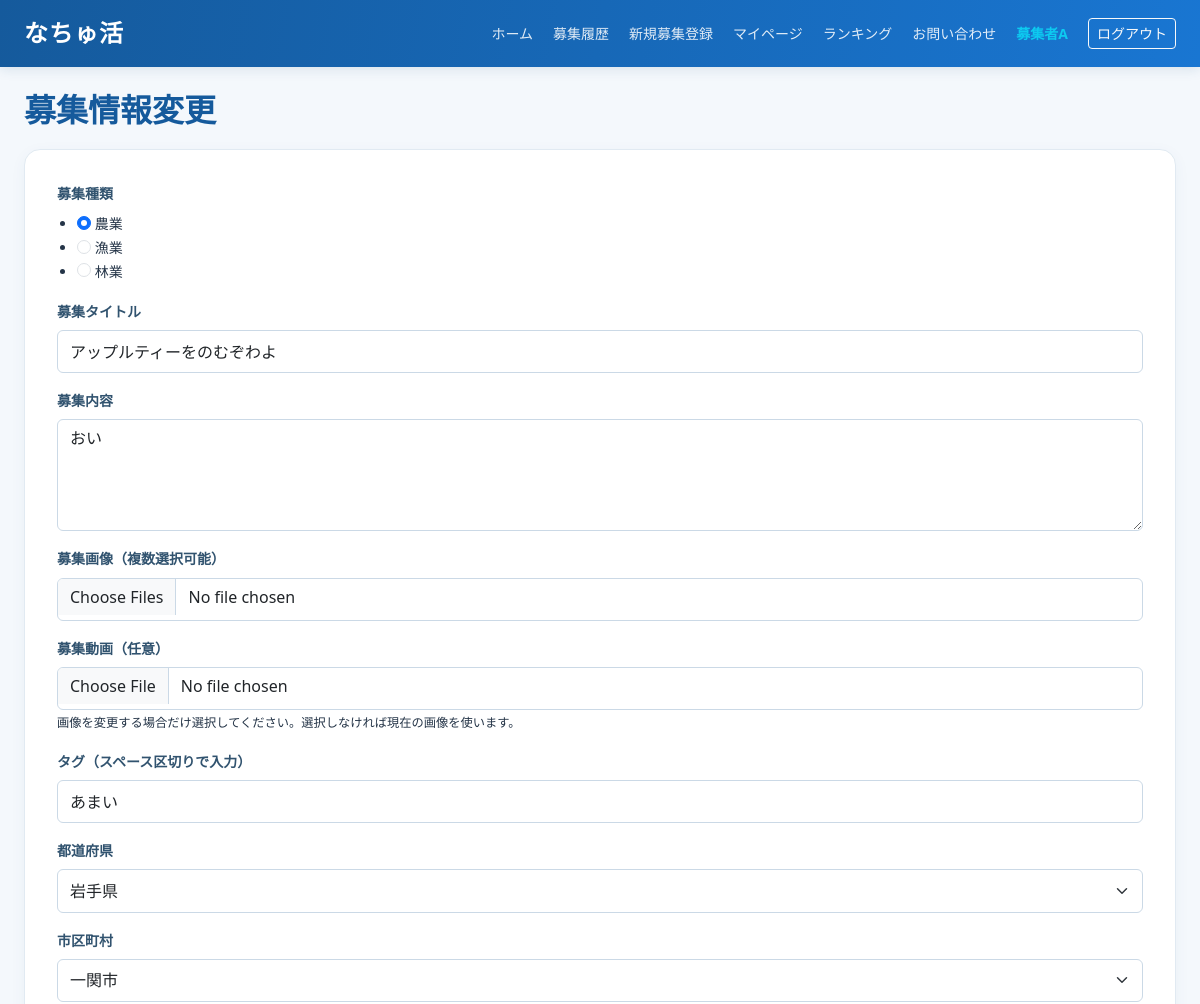
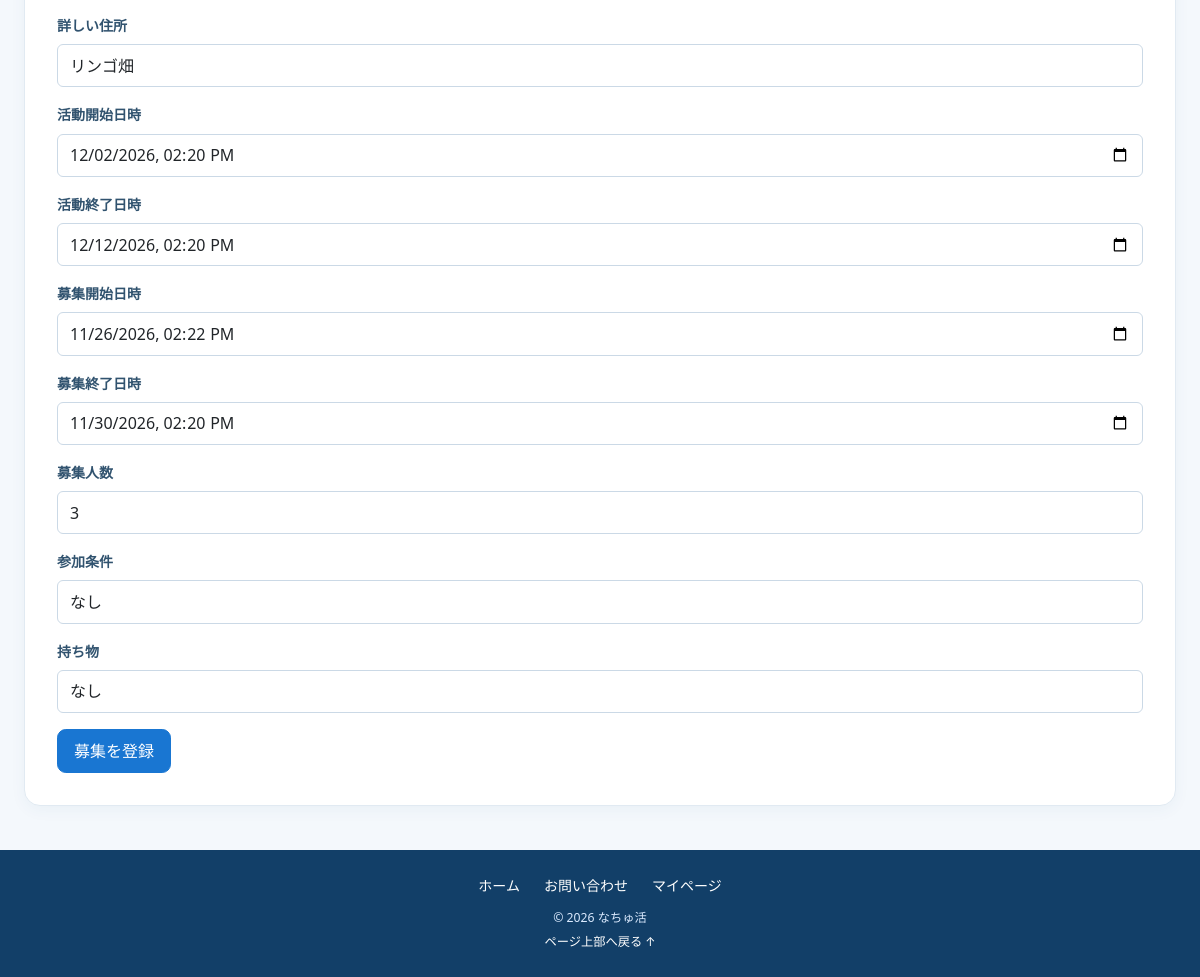
/recruitment_update/1 (signed in), run on the app's committed database (2 pictures, top to bottom).
### apps/crud/models.py (models this page shows, shortened)
class User(db.Model, UserMixin):
    __tablename__ = "users"
    id = db.Column(db.Integer, primary_key=True)
    username = db.Column(db.String, nullable=False)
    nickname = db.Column(db.String, nullable=False)
    age = db.Column(db.Integer, nullable=False)
    email = db.Column(db.String, nullable=False)
    password_hash = db.Column(db.String, nullable=False)
    phone_number = db.Column(db.String(11), nullable=False)
    role = db.Column(db.Integer, nullable=False)
    is_approved = db.Column(db.Boolean,nullable=False,default=True,server_default="1")
    create_at = db.Column(db.DateTime, nullable=False, default=datetime.now)
    update_at = db.Column(db.DateTime, nullable=False, default=datetime.now, onupdate=datetime.now)
    title_id = db.Column(db.Integer,db.ForeignKey("titles.id"))  # FK
    tanks_point = db.Column(db.Integer, nullable=False, default=0)
    ranking_id = db.Column(db.Integer)
    group_name = db.Column(db.String, nullable=False)
    representative_name = db.Column(db.String, nullable=False)
    contact_email = db.Column(db.String, nullable=False)
    group_type = db.Column(db.String, nullable=False)
    title = db.relationship("Title", lazy="joined")
    @property
    def usertitle(self):
        return self.title.title_name if self.title else ""
    recruitments = db.relationship("Recruitment", back_populates="user", cascade="all, delete-orphan")
    likes = db.relationship("Like", back_populates="user", cascade="all, delete-orphan")
    search_histories = db.relationship("SearchHistory", back_populates="user", cascade="all, delete-orphan")
    participation_histories = db.relationship("ParticipationHistory", back_populates="user", cascade="all, delete-orphan")
    recruitment_histories = db.relationship("RecruitmentHistory", back_populates="user", cascade="all, delete-orphan")
    view_histories = db.relationship("ViewHistory", back_populates="user", cascade="all, delete-orphan")
    active_messages = db.relationship("ActiveMessage", back_populates="user", cascade="all, delete-orphan")
    @property
    def password(self):
        raise AttributeError("読み取り不可")

### apps/natyukatu/models.py (models this page shows)
class Recruitment(db.Model):
    __tablename__ = "recruitments"
    id = db.Column(db.Integer, primary_key=True)
    user_id = db.Column(db.Integer, db.ForeignKey("users.id"), nullable=False)
    title = db.Column(db.String, nullable=False)
    description = db.Column(db.String, nullable=False)
    location_prefecture = db.Column(db.String, nullable=False)
    location_city = db.Column(db.String, nullable=False)
    location_detail = db.Column(db.String, nullable=False)
    start_at = db.Column(db.DateTime, nullable=False)
    end_at = db.Column(db.DateTime, nullable=False)
    application_start_at = db.Column(db.DateTime, nullable=False)
    application_end_at = db.Column(db.DateTime, nullable=False)
    capacity = db.Column(db.Integer, nullable=False)
    eligibility = db.Column(db.String, nullable=False)
    required_items = db.Column(db.String, nullable=False)
    status = db.Column(db.String, nullable=False)
    created_at = db.Column(db.DateTime, nullable=False, default=datetime.now)
    updated_at = db.Column(db.DateTime, default=datetime.now, onupdate=datetime.now)
    photo = db.Column(db.LargeBinary, nullable=True)
    photo_mimetype = db.Column(db.String(50), nullable=True)
    video = db.Column(db.LargeBinary, nullable=True)
    video_mimetype = db.Column(db.String(50), nullable=True)
    user = db.relationship("User", back_populates="recruitments")
    likes = db.relationship("Like", back_populates="recruitment", cascade="all, delete-orphan")
    view_histories = db.relationship("ViewHistory", back_populates="recruitment", cascade="all, delete-orphan")
    tags = db.relationship("Tag", back_populates="recruitment", cascade="all, delete-orphan")
    search_histories = db.relationship("SearchHistory", back_populates="recruitment", cascade="all, delete-orphan")
    participation_histories = db.relationship("ParticipationHistory", back_populates="recruitment", cascade="all, delete-orphan")
    recruitment_histories = db.relationship("RecruitmentHistory", back_populates="recruitment", cascade="all, delete-orphan")
    images = db.relationship(
        "RecruitmentImage",
        back_populates="recruitment",
        cascade="all, delete-orphan",
        order_by="RecruitmentImage.display_order"
    )
    active_messages = db.relationship("ActiveMessage", back_populates="recruitment", cascade="all, delete-orphan")

### apps/natyukatu/views.py (the view)
@dt.route(
    "/recruitment_update/<recruitment_id>",
    methods=["GET", "POST"]
)
@login_required
def recruitment_update(recruitment_id):
    recruitment = get_recruitment(recruitment_id)
    if recruitment.user_id != get_user_id():
        abort(403)
    form = RecruitmentUpdateForm()
    prefecture_tags = RecruitmentTag.query.filter_by(tag_kinds=3).all()
    form.location_prefecture.choices = [("", "選択してください")] + [
        (tag.tag_name, tag.tag_name)
        for tag in prefecture_tags
    ]
    city_tags = RecruitmentTag.query.filter_by(tag_kinds=4).all()
    form.location_city.choices = [("", "選択してください")] + [
        (tag.tag_name, tag.tag_name)
        for tag in city_tags
    ]
    if form.validate_on_submit():
        selected_pref = form.location_prefecture.data or "岩手県"
        selected_city = form.location_city.data
        recruitment.title = form.title.data
        recruitment.description = form.description.data
        update_photos = [
            photo for photo in (form.photo.data or [])
            if photo and getattr(photo, "filename", "")
        ]
        if update_photos:
            allowed_extensions = {"jpg", "jpeg", "png"}
            for photo in update_photos:
                extension = photo.filename.rsplit(".", 1)[-1].lower()
                if extension not in allowed_extensions:
                    flash("画像はjpg、jpeg、png形式で選択してください")
                    return render_template("natyukatu/recruitment_update.html", form=form, recruitment=recruitment)
            recruitment.photo = update_photos[0].read()
            recruitment.photo_mimetype = update_photos[0].mimetype or "image/jpeg"
            RecruitmentImage.query.filter_by(recruitment_id=recruitment.id).delete()
            for index, photo in enumerate(update_photos[1:], start=1):
                db.session.add(RecruitmentImage(
                    recruitment_id=recruitment.id,
                    image_data=photo.read(),
                    mimetype=photo.mimetype or "image/jpeg",
                    display_order=index
                ))
        if form.video.data and form.video.data.filename:
            extension = form.video.data.filename.rsplit(".", 1)[-1].lower()
            if extension not in {"mp4", "webm"}:
                flash("動画はMP4またはWebM形式を選択してください")
                return render_template("natyukatu/recruitment_update.html", form=form, recruitment=recruitment)
            recruitment.video = form.video.data.read()
            recruitment.video_mimetype = form.video.data.mimetype or "video/mp4"
        recruitment.location_prefecture = selected_pref
        recruitment.location_city = selected_city
        recruitment.location_detail = form.location_detail.data
        recruitment.start_at = form.start_at.data
        recruitment.end_at = form.end_at.data
        recruitment.application_start_at = form.application_start_at.data
        recruitment.application_end_at = form.application_end_at.data
        recruitment.capacity = form.capacity.data
        recruitment.eligibility = form.eligibility.data
        recruitment.required_items = form.required_items.data
        Tag.query.filter_by(recruitment_id=recruitment.id).delete()
        selected_kind = form.kind.data.lstrip("#") if form.kind.data else ""
        if selected_kind:
            selected_kind_obj = RecruitmentTag.query.filter_by(
                tag_name=selected_kind,
                tag_kinds=1
            ).first()
            if selected_kind_obj:
                db.session.add(Tag(
                    tag_id=selected_kind_obj.id,
                    recruitment_id=recruitment.id
                ))
        pref_tag = RecruitmentTag.query.filter_by(
            tag_name=selected_pref,
            tag_kinds=3
        ).first()
        if pref_tag:
            db.session.add(Tag(
                tag_id=pref_tag.id,
                recruitment_id=recruitment.id
            ))
        city_tag = RecruitmentTag.query.filter_by(
            tag_name=selected_city,
            tag_kinds=4
        ).first()
        if city_tag:
            db.session.add(Tag(
                tag_id=city_tag.id,
                recruitment_id=recruitment.id
            ))
        raw_tags = set(form.tag.data.replace(" ", " ").strip().split()) if form.tag.data else set()
        for raw_tag in raw_tags:
            tag_name = raw_tag.lstrip("#").strip()
            if not tag_name:
                continue
            tag_obj = RecruitmentTag.query.filter_by(tag_name=tag_name).first()
            if not tag_obj:
                tag_obj = RecruitmentTag(tag_name=tag_name, tag_kinds=2)
                db.session.add(tag_obj)
                db.session.flush()
            db.session.add(Tag(
                tag_id=tag_obj.id,
                recruitment_id=recruitment.id
            ))
        db.session.commit()
        flash("募集情報を更新しました")
        return redirect(url_for("natyukatu.recruitment_history"))
    elif request.method == "GET":
        form.title.data = recruitment.title
        form.description.data = recruitment.description
        form.location_prefecture.data = recruitment.location_prefecture or "岩手県"
        form.location_city.data = recruitment.location_city
        form.location_detail.data = recruitment.location_detail
        form.start_at.data = recruitment.start_at
        form.end_at.data = recruitment.end_at
        form.application_start_at.data = recruitment.application_start_at
        form.application_end_at.data = recruitment.application_end_at
        form.capacity.data = recruitment.capacity
        form.eligibility.data = recruitment.eligibility
        form.required_items.data = recruitment.required_items
        associated_tags = (
            RecruitmentTag.query
            .join(Tag)
            .filter(Tag.recruitment_id == recruitment.id)
            .all()
        )
        kind_tag = next((t for t in associated_tags if t.tag_kinds == 1), None)
        if kind_tag:
            form.kind.data = f"#{kind_tag.tag_name}"
        free_tags = [t.tag_name for t in associated_tags if t.tag_kinds == 2]
        form.tag.data = " ".join(free_tags)
    return render_template(
        "natyukatu/recruitment_update.html",
        form=form,
        recruitment=recruitment
    )

### apps/natyukatu/templates/natyukatu/recruitment_update.html (shortened to what this page needs)
{% extends "natyukatu/base.html" %}
{% block content %}
<section class="page-heading">
  <h1>募集情報変更</h1>
</section>
<form class="form-panel" action="" method="post" enctype="multipart/form-data">
  {% for field in [
    form.kind,
    form.title,
    form.description,
    form.photo,
    form.video,
    form.tag,
    form.location_prefecture,
    form.location_city,
    form.location_detail,
    form.start_at,
    form.end_at,
    form.application_start_at,
    form.application_end_at,
    form.capacity,
    form.eligibility,
    form.required_items
  ] %}
    <div class="form-row">
      {{ field.label(class_="form-label") }}
      {% if field.type == "FileField" %}
        {{ field(class_="form-control", accept=".jpg,.jpeg,.png") }}
        <small>画像を変更する場合だけ選択してください。選択しなければ現在の画像を使います。</small>
      {% elif field.type == "TextAreaField" %}
        {{ field(class_="form-control") }}
      {% elif field.type == "RadioField" %}
        <div class="radio-group">
          {{ field(class_="form-radio") }}
        </div>
      {% else %}
        {{ field(class_="form-control") }}
      {% endif %}
    </div>
  {% endfor %}
  <div class="form-actions">
    {{ form.submit(class_="button primary-button") }}
  </div>
</form>
{% endblock %}

### apps/natyukatu/templates/natyukatu/base.html (shortened to what this page needs)
<!DOCTYPE html>
<html lang="ja">
<head>
  <link href="https://cdn.jsdelivr.net/npm/bootstrap@5.3.8/dist/css/bootstrap.min.css" rel="stylesheet">
  <link rel="stylesheet" href="{{ url_for('static', filename='css/natyukatu_base.css') }}">
</head>
<body class="d-flex flex-column min-vh-100">
<nav class="navbar navbar-expand-xl navbar-dark site-navbar sticky-top">
  <div class="container-fluid container-xxl px-3 px-lg-4">
    <a class="navbar-brand fw-bold fs-4" href="{{ url_for('natyukatu.top') }}">なちゅ活</a>
    <div class="collapse navbar-collapse" id="siteMenu">
      <ul class="navbar-nav ms-auto align-items-xl-center gap-xl-1 py-2 py-xl-0">
        <li class="nav-item"><a class="nav-link" href="{{ url_for('natyukatu.top') }}">ホーム</a></li>
        {% if current_user.is_authenticated %}
          {% if current_user.role == 3 %}
            <li class="nav-item"><a class="nav-link" href="{{ url_for('natyukatu.participation_history') }}">参加履歴
              {% if has_unread_messages %}
                <span class="badge rounded-pill text-bg-danger">新着</span>
              {% endif %}
            </a></li>
          {% elif current_user.role == 2 %}
            <li class="nav-item"><a class="nav-link" href="{{ url_for('natyukatu.recruitment_history') }}">募集履歴
            </a></li>
            {% if current_user.is_approved %}
              <li class="nav-item"><a class="nav-link" href="{{ url_for('natyukatu.recruitment_register') }}">新規募集登録</a></li>
            {% endif %}
          {% elif current_user.role == 1 %}
            <li class="nav-item"><a class="nav-link" href="{{ url_for('natyukatu.admin') }}">管理画面</a></li>
          {% endif %}
          <li class="nav-item"><a class="nav-link" href="{{ url_for('natyukatu.userDetail') }}">マイページ</a></li>
        {% else %}
          <li class="nav-item"><a class="nav-link" href="{{ url_for('auth.signup') }}">新規登録</a></li>
          <li class="nav-item"><a class="nav-link" href="{{ url_for('auth.login') }}">ログイン</a></li>
        {% endif %}
        <li class="nav-item"><a class="nav-link" href="{{ url_for('natyukatu.ranking') }}">ランキング</a></li>
        <li class="nav-item"><a class="nav-link" href="{{ url_for('natyukatu.contact') }}">お問い合わせ</a></li>
        {% if current_user.is_authenticated %}
          <li class="nav-item"><span class="nav-link text-info fw-semibold">{{ current_user.username }}</span></li>
          <li class="nav-item"><a class="btn btn-outline-light btn-sm ms-xl-2 mt-2 mt-xl-0" href="{{ url_for('auth.logout') }}">ログアウト</a></li>
        {% endif %}
      </ul>
    </div>
  </div>
</nav>
<main class="container-fluid container-xxl flex-grow-1 py-4 px-3 px-md-4">
  {% block content %}{% endblock %}
</main>
<footer class="site-footer mt-auto py-4">
  <div class="container text-center">
    <div class="d-flex flex-wrap justify-content-center gap-3 mb-2">
      <a href="{{ url_for('natyukatu.top') }}">ホーム</a>
      <a href="{{ url_for('natyukatu.contact') }}">お問い合わせ</a>
      {% if current_user.is_authenticated %}<a href="{{ url_for('natyukatu.userDetail') }}">マイページ</a>{% endif %}
    </div>
    <small>© 2026 なちゅ活</small>
    <div><a class="small" href="#">ページ上部へ戻る ↑</a></div>
  </div>
</footer>
</body>
</html>

### data on the page
User: username "募集者A"
Recruitment: title "アップルティーをのむぞわよ" "岩手県" "一関市" "リンゴ畑" "12/02/2026 14:20" "12/12/2026 14:20" "11/26/2026 14:22" "11/30/2026 14:20" "3" "なし" "なし", description "おい"

### other printed values
{{ field.label(class_="form-label") }} "募集種類" "募集タイトル" "募集内容" "募集画像（複数選択可能）" "募集動画（任意）" "タグ（スペース区切りで入力）" "都道府県" "市区町村" "詳しい住所" "活動開始日時" "活動終了日時" "募集開始日時" "募集終了日時" "募集人数" "参加条件" "持ち物"
